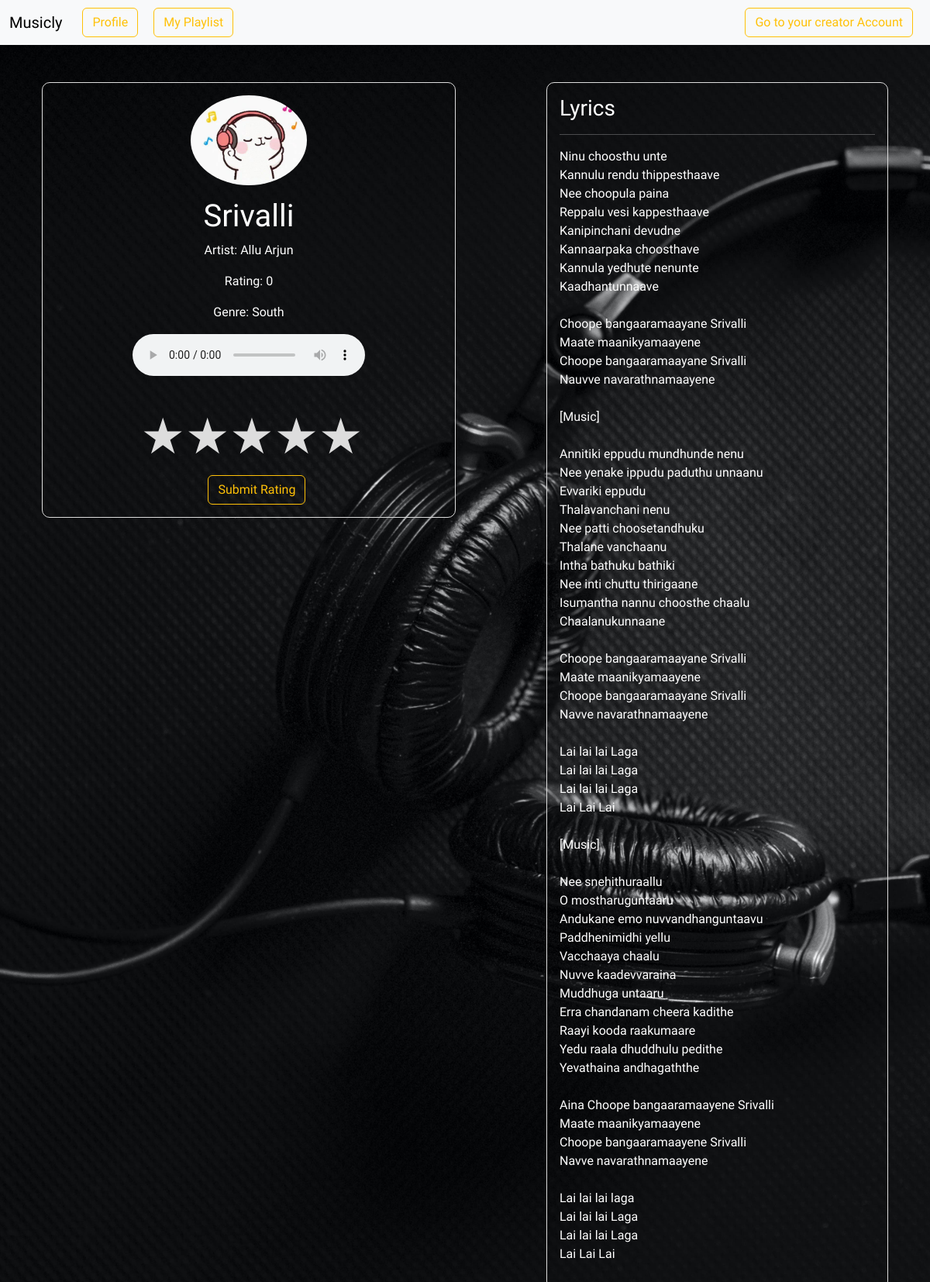
/playSong/5 (signed in), run on an earlier commit of the app's database.
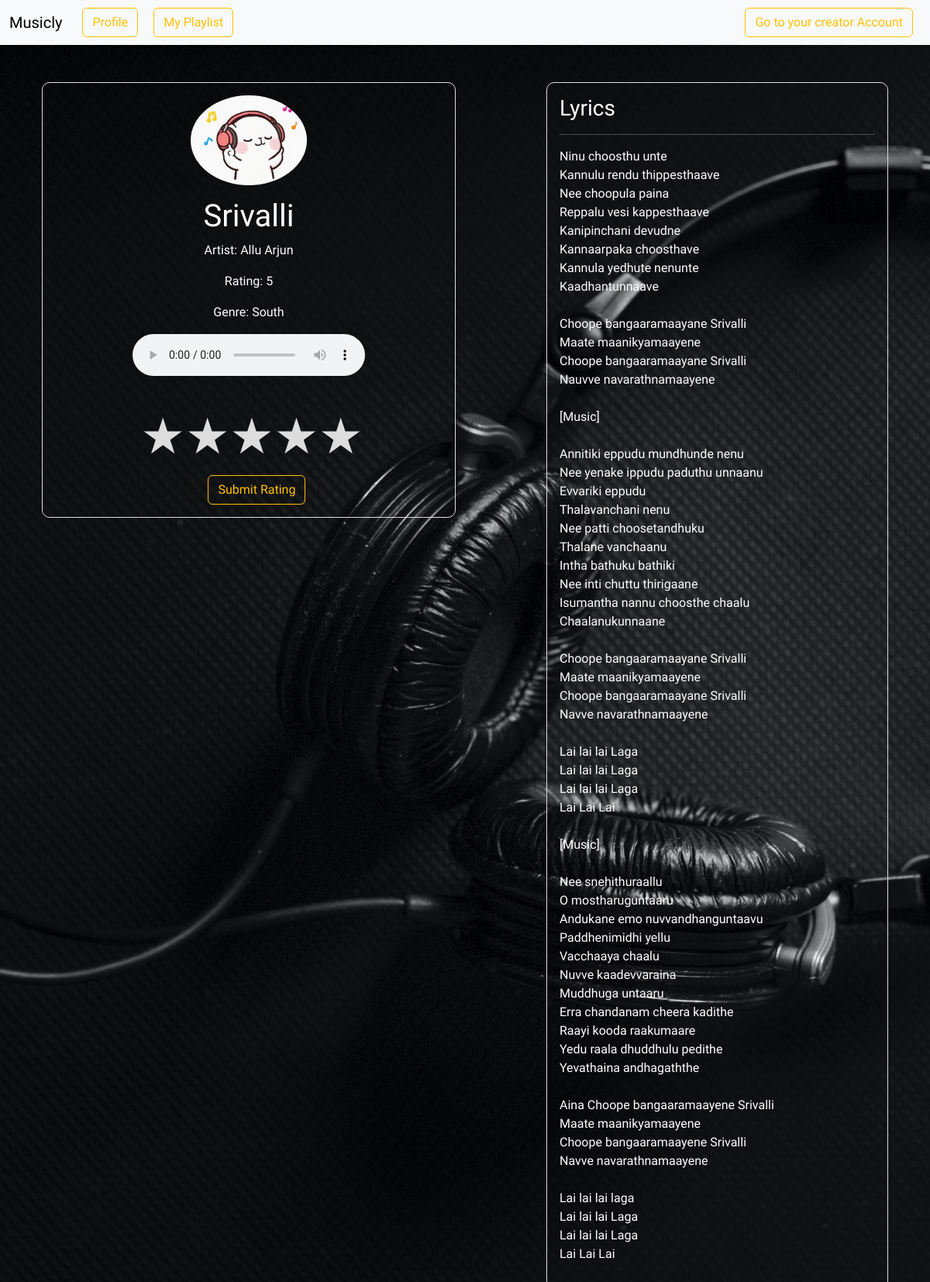
And on a later commit of the database.
### models.py (models this page shows)
class Songs(db.Model):
    __tablename__ = 'Songs'
    id = db.Column(db.Integer, primary_key = True)
    name = db.Column(db.String(120), nullable=False)
    artist = db.Column(db.String(32))
    lyrics = db.Column(db.String(1024), nullable = False)
    rating = db.Column(db.Integer, nullable = False, default=0)
    genre = db.Column(db.String(26), nullable=False)
    filename = db.Column(db.String(255), nullable=False)
    imagepath = db.Column(db.String(255), nullable=False)
    album_id = db.Column(db.Integer, db.ForeignKey('Album.id'), nullable = False)
    CreatorId = db.Column(db.Integer, db.ForeignKey('User.id'), nullable = False)

### routes.py (the view)
@app.route('/playSong/<int:song_id>')
@auth_required
def playSong(song_id):
    song = db.session.query(Songs).filter_by(id = song_id).one()
    return render_template("playSong.html", song = song, user = User.query.get(session['user_id']))

### routes.py (called while the page is built)
def auth_required(func):
    @wraps(func)
    def inner(*args, **kwargs):
        if "user_id" not in session:
            flash("Login required.", 'danger')
            return redirect(url_for("login"))
        return func(*args, **kwargs)
    return inner

### templates/playSong.html (shortened to what this page needs)
{% extends 'layout.html' %}
{% block content %}
    <div class="container mt-5">
        <div class="row">
            <div class="col-md-6">
                <div class="song-info p-3">
                    <img src="../static/icons/dog.jpg" alt="Song Image" class="img-fluid rounded-circle mb-3" style="max-width: 150px;">
                    <h1>{{song.name}}</h1>
                    <p>Artist: {{song.artist}}</p>
                    <p>Rating: {{song.rating}}</p>
                    <p>Genre: {{song.genre}}</p>
                    <audio controls class="mb-2">
                        <source src="{{ url_for('static', filename='audios/' + song.filename) }}" type="audio/mpeg">
                    </audio>
                    <div class="container">
                        <form action="/submit-rating/{{song.id}}" method="post" style="padding-right: 66px;">
                            <div class="rating">
                                <label for="star5"></label>
                                <label for="star4"></label>
                                <label for="star3"></label>
                                <label for="star2"></label>
                                <label for="star1"></label>
                            </div>
                            <button type="submit" class="btn btn-outline-warning mt-3 bt">Submit Rating</button>
                        </form>
                    </div>
                </div>
            </div>
            <div class="col-md-1 border-right"></div>
            <div class="col-md-5 pl-4">
                <div class="lyrics-box p-3">
                    <h3>Lyrics</h3>
                    <hr>
                    <p>{{ song.lyrics }}</p>
                </div>
            </div>
        </div>
    </div>
{% endblock %}
{% block style %}
<link rel="stylesheet" href="//netdna.bootstrapcdn.com/font-awesome/4.2.0/css/font-awesome.min.css">
{% endblock %}

What changed in the data, as far as the page shows it:
changed Songs "Srivalli": rating "0" → "5"
